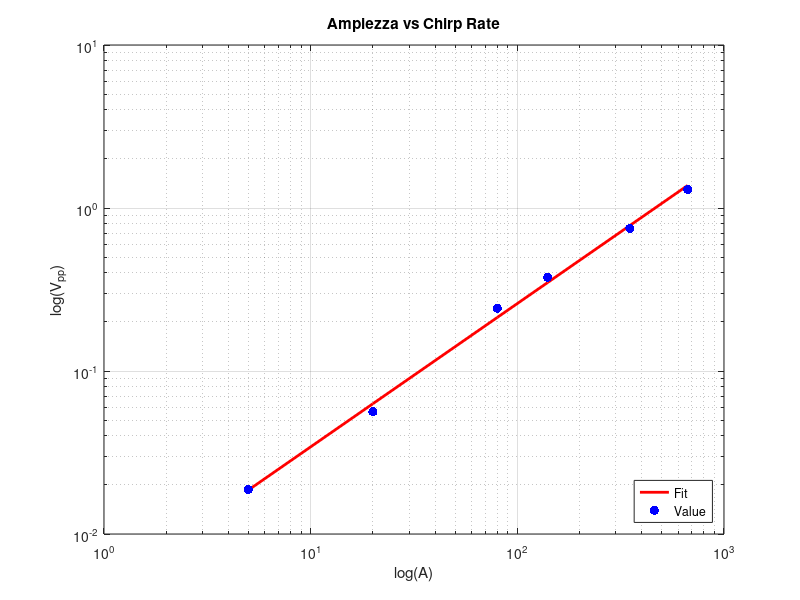

This chart was generated by the following MATLAB code:
%-------------------------------------------------------------------------%
%           Fit lineare fra chirp rate ed ampiezza di aggancio            %
%-------------------------------------------------------------------------%
close all
clear all
clc

v = [0.0375, 0.1125, 0.485, 0.750, 1.500, 2.600]/2;
chR = [5, 20, 80, 140, 350, 667];

myfit = polyfit(log(chR), log(v), 1);
fit_val = polyval(myfit, log(chR));


figure;
loglog(chR, exp(fit_val), 'r-', 'LineWidth', 2); hold on; grid on;
loglog(chR, v, 'b.', 'MarkerSize', 20); hold on; grid on;
xlabel('log(A)'); ylabel('log(V_{pp})'); title('Ampiezza vs Chirp Rate')
legend('Fit', 'Value', 'Location','southeast')

disp(['Esponente della relazione: ' num2str(myfit(1), 4)])